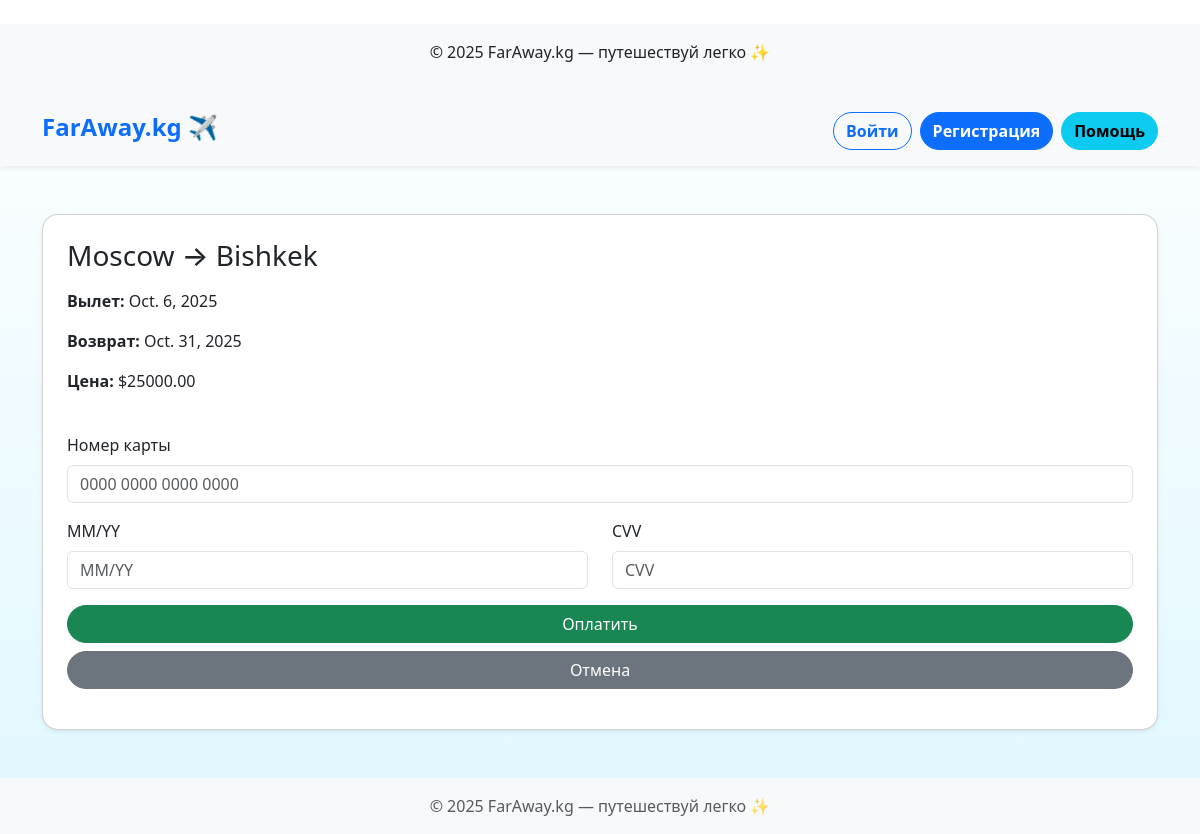
Before: /ticket/1/ with the older database file.
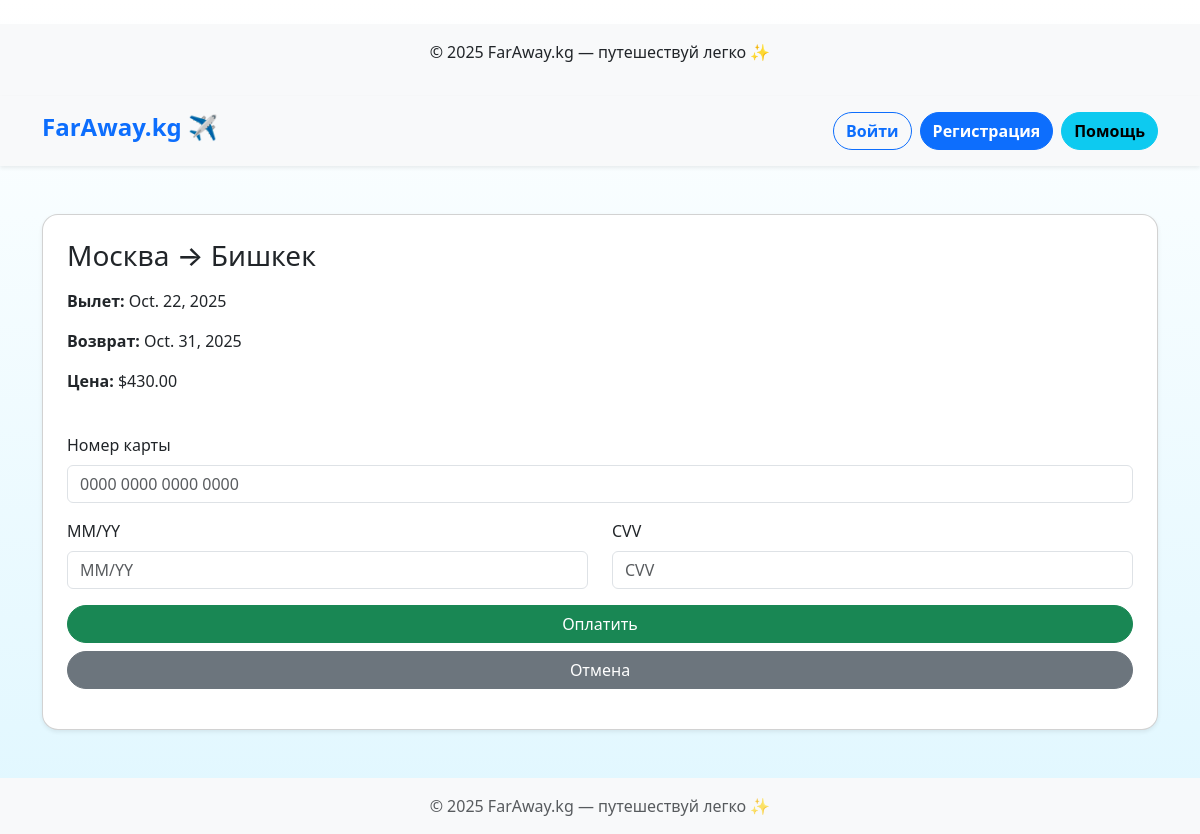
After: the same page with the newer database file.
### tickets/models.py (models this page shows, shortened)
class Ticket(models.Model):
    origin = models.CharField(max_length=100)
    destination = models.CharField(max_length=100)
    image_url = URLField(max_length=10000)
    depart_date = models.DateField()
    return_date = models.DateField(null=True, blank=True)
    price = models.DecimalField(max_digits=10, decimal_places=2)
    airline = models.CharField(max_length=100, blank=True)
    created_at = models.DateTimeField(auto_now_add=True)

### tickets/views.py (the view)
# urls.py: path('ticket/<int:pk>/', views.ticket_detail, name='ticket_detail'),
def ticket_detail(request, pk):
    ticket = get_object_or_404(Ticket, pk=pk)
    return render(request, 'tickets/tickets_detail.html', {'ticket': ticket})

### tickets/templates/tickets/tickets_detail.html (shortened to what this page needs)
<footer class="bg-light text-center py-3 mt-4">
    <p>© 2025 FarAway.kg — путешествуй легко ✨</p>
</footer>
</body>
</html>{% extends 'tickets/base.html' %}
{% block content %}
<div class="container mt-5">
  <div class="card shadow-sm p-4 rounded-4">
    <h3 class="mb-3">{{ ticket.origin }} → {{ ticket.destination }}</h3>
    <p><strong>Вылет:</strong> {{ ticket.depart_date }}</p>
    {% if ticket.return_date %}<p><strong>Возврат:</strong> {{ ticket.return_date }}</p>{% endif %}
    <p><strong>Цена:</strong> ${{ ticket.price }}</p>
    <form id="paymentForm" class="mt-4">
      <div class="mb-3">
        <label class="form-label">Номер карты</label>
        <input type="text" class="form-control" placeholder="0000 0000 0000 0000" required>
      </div>
      <div class="row mb-3">
        <div class="col">
          <label class="form-label">MM/YY</label>
          <input type="text" class="form-control" placeholder="MM/YY" required>
        </div>
        <div class="col">
          <label class="form-label">CVV</label>
          <input type="text" class="form-control" placeholder="CVV" required>
        </div>
      </div>
      <button type="submit" class="btn btn-success w-100 rounded-pill">Оплатить</button>
      <button type="button" class="btn btn-secondary w-100 rounded-pill mt-2" data-bs-dismiss="modal" onclick="window.history.back()">Отмена</button>
    </form>
  </div>
</div>
{% endblock %}

### tickets/templates/tickets/base.html (shortened to what this page needs)
{% load static %}
<!DOCTYPE html>
<html lang="ru">
<head>
    <link href="https://cdn.jsdelivr.net/npm/bootstrap@5.3.2/dist/css/bootstrap.min.css" rel="stylesheet">
</head>
<body>
<header class="bg-light shadow-sm mb-4">
  <div class="container d-flex justify-content-between align-items-center py-3">
    <a href="{% url 'tickets_list' %}" class="h4 text-decoration-none text-primary fw-bold">FarAway.kg ✈️</a>
    <nav class="d-flex gap-2 align-items-center">
      {% if user.is_authenticated %}
      <span class="fw-bold text-dark">Привет, {{ user.username }}!</span>
      <form method="post" action="{% url 'logout' %}" class="m-0">
        {% csrf_token %}
        <button type="submit" class="btn btn-danger btn-rounded fw-bold">Выйти</button>
      </form>
      {% else %}
      <a href="{% url 'login' %}" class="btn btn-outline-primary btn-rounded fw-bold">Войти</a>
      <a href="{% url 'signup' %}" class="btn btn-primary btn-rounded fw-bold">Регистрация</a>
      {% endif %}
      <button type="button" class="btn btn-info btn-rounded fw-bold" data-bs-toggle="modal" data-bs-target="#helpModal">
        Помощь
      </button>
    </nav>
  </div>
</header>
<main>
    {% block content %}{% endblock %}
</main>
<footer class="bg-light py-3 mt-5 text-center text-muted">
    © 2025 FarAway.kg — путешествуй легко ✨
</footer>
</body>
</html>

### tickets/templates/tickets/base.html (style rules this page uses)
body { background: linear-gradient(to top, #e0f7ff, #ffffff); min-height: 100vh; }
header { box-shadow: 0 4px 6px rgba(0,0,0,0.1); }
.btn-rounded { border-radius: 50px; }

Changed rows visible on the page:
changed Ticket: origin "Moscow" → "Москва"; destination "Bishkek" → "Бишкек"; depart_date "Oct. 6, 2025" → "Oct. 22, 2025"; price "25000.00" → "430.00"
